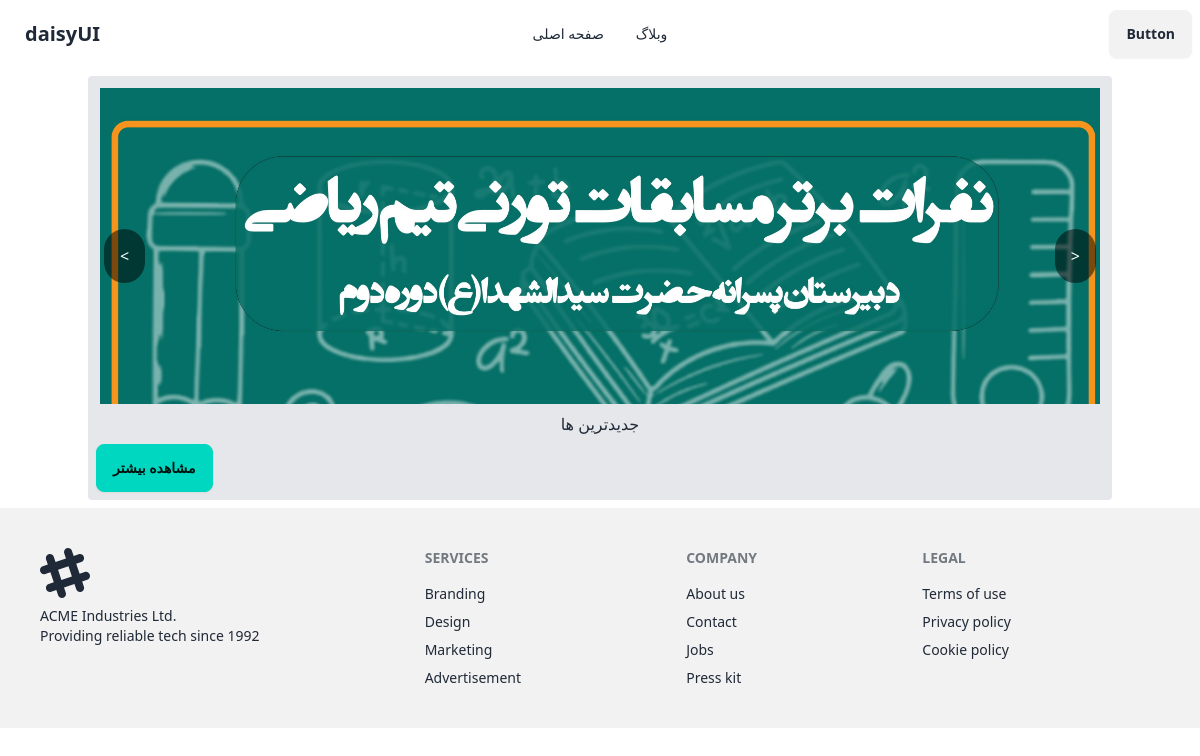
The app's page /, older data.
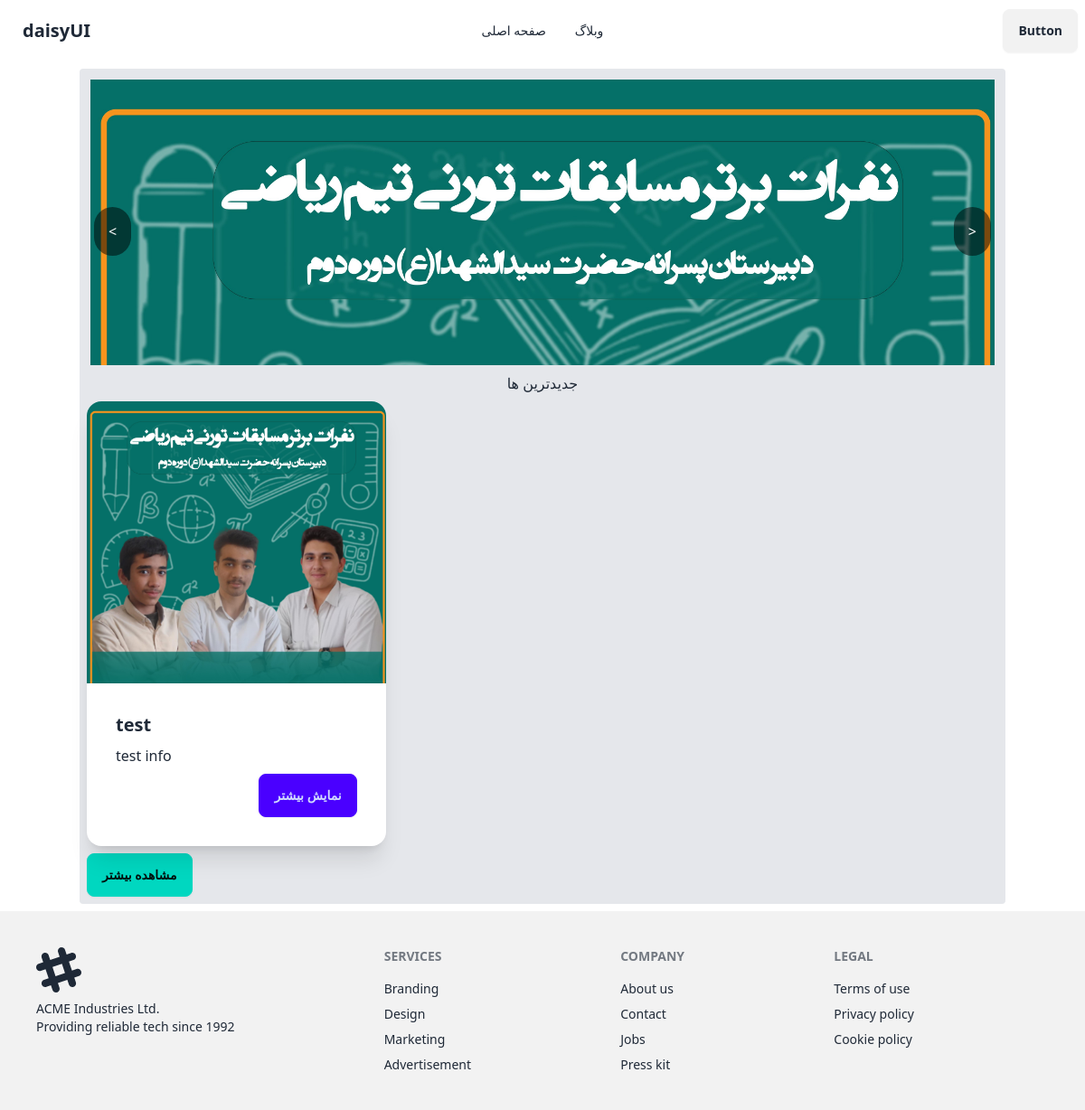
The same page, newer data.
### article/models.py (models this page shows, shortened)
class Article(models.Model):
    title = models.CharField(max_length=255, verbose_name="عنوان")
    info = models.TextField(verbose_name="خلاصه مطلب")
    description = models.TextField(verbose_name="متن خبر")
    image = models.ImageField(upload_to="static/article", verbose_name="عکس شاخص")
    hashtags = models.TextField(verbose_name="هشتگ ها")
    category = models.ForeignKey(Category, on_delete=models.CASCADE, verbose_name="دسته بندی", related_name="category")
    publish = models.DateTimeField(default=timezone.now, verbose_name="تاریخ انتشار")
    status = models.BooleanField(default=True, verbose_name="وضعیت نمایش")
    class Meta:
        verbose_name = "نوشته"
        verbose_name_plural = "نوشته ها"

### main/views.py (the view)
# urls.py: path('', views.index)
def index(request):
    articles = Article.objects.all()
    slides = Slider.objects.filter(status=True).values('image')
    return render(request, 'main/pages/home.html', {'articles': articles, 'slides': slides})

### config/templates/main/pages/home.html
{% extends 'main/layout/master.html' %}
{% block main %}
<div class="w-full p-1 rounded overflow-hidden relative h-80 mb-2"
     x-data="{images:[{% for slide in slides %}'{{slide.image}}',{% endfor %}],slideIndex:0}">
    <div>
        <img x-bind:src="'static/'+images[slideIndex]" class="w-full" alt="slide" loading="eager">
    </div>
    <div class=" absolute top-1/2 left-2 text-white">
        <span class="p-4 bg-black/50 rounded-full" @click="slideIndex = slideIndex>images.length ? slideIndex - 1 : 0 "> < </span>
    </div>
    <div class=" absolute top-1/2 right-2 text-white">
        <span class="p-4 bg-black/50 rounded-full" @click="slideIndex = slideIndex<images.length ? slideIndex + 1 : 0 "> > </span>
    </div>
</div>
<div class="grid grid-cols-3 gap-2">
    <h1 class="text-center col-span-3">جدیدترین ها</h1>
    {% for article in articles %}
    {% include 'main/components/article_card.html' with title=article.title img=article.image info=article.info id=article.id %}
    {% endfor %}
    <div class="col-span-3">
        <a href="{% url 'article_list' %}"><button class="btn btn-accent">مشاهده بیشتر</button></a>
    </div>
</div>
{% endblock %}

### config/templates/main/components/article_card.html
{% load static %}
<div class="card bg-base-100 shadow-xl">
    <figure><img src="{% static img %}" alt="Shoes"/></figure>
    <div class="card-body">
        <h2 class="card-title">{{ title }}</h2>
        <p>{{ info }}</p>
        <div class="card-actions justify-end">
            <a href="{% url 'article_detail' pk=id %}"><button class="btn btn-primary">نمایش بیشتر</button></a>
        </div>
    </div>
</div>

Row changes from the older to the newer data that the page shows:
added Article: image (picture), title "test", info "test info"
